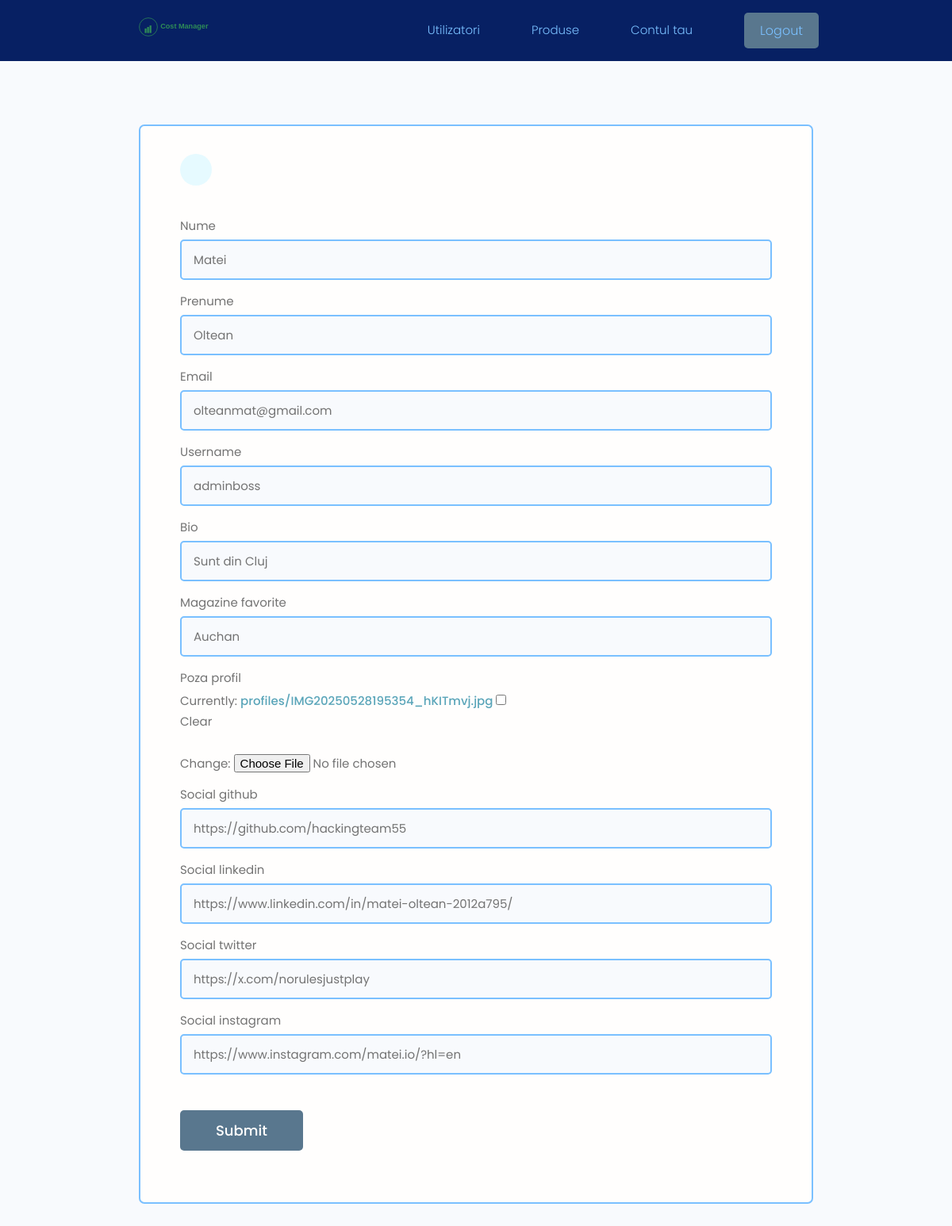
Page /edit-account/ (signed in) on the committed database.
### users/models.py (models this page shows, shortened)
class Profile(models.Model):
    user = models.OneToOneField(User, on_delete=models.CASCADE, null=True, blank=True)
    nume = models.CharField(max_length=200, blank=True, null=True)
    prenume = models.CharField(max_length=200, blank=True, null=True)
    bio = models.CharField(max_length=200, blank=True, null=True)
    email = models.EmailField(max_length=500, blank=True, null=True)
    username = models.CharField(max_length=200, blank=True, null=True)
    magazine_favorite = models.CharField(max_length=200, blank=True, null=True)
    poza_profil = models.ImageField(null=True, blank=True, upload_to='profiles/', default="profiles/user_default.png")
    social_github = models.CharField(max_length=200, blank=True, null=True)
    social_linkedin = models.CharField(max_length=200, blank=True, null=True)
    social_twitter = models.CharField(max_length=200, blank=True, null=True)
    social_instagram = models.CharField(max_length=200, blank=True, null=True)
    created = models.DateTimeField(auto_now_add=True)
    id = models.UUIDField(default=uuid.uuid4, unique=True, primary_key=True, editable=False)

### users/views.py (the view)
# urls.py: path('edit-account/', views.editAccount, name="edit-account"),
@login_required(login_url='login')
def editAccount(request):
    profile = request.user.profile
    form = ProfileForm(instance=profile)
    if request.method == 'POST':
        form = ProfileForm(request.POST, request.FILES, instance=profile)
        if form.is_valid():
            form.save()
            return redirect('account')
    context = {'form': form}
    return render(request, 'users/profile_form.html', context)

### users/forms.py
class ProfileForm(ModelForm):
    class Meta:
        model = Profile
        fields = ['nume', 'prenume', 'email', 'username',
                  'bio', 'magazine_favorite', 'poza_profil',
                  'social_github', 'social_linkedin', 'social_twitter',
                  'social_instagram']
    def __init__(self, *args, **kwargs):
        super(ProfileForm, self).__init__(*args, **kwargs)
        for name, field in self.fields.items():
            field.widget.attrs.update({'class': 'input'})

### users/templates/users/profile_form.html (shortened to what this page needs)
{% extends 'main.html' %}
{% block content %}
<main class="formPage my-xl">
    <div class="content-box">
        <div class="formWrapper">
            <a class="backButton" href="{% url 'account' %}"></a>
            <br>
            <form class="form" method="POST" action="{% url 'edit-account' %}" enctype="multipart/form-data">
                {% for field in form %}
                <div class="form__field">
                    <label for="formInput#text">{{field.label}}</label>
                    {{field}}
                </div>
                {% endfor %}
                <input class="btn btn--sub btn--lg  my-md" type="submit" value="Submit" />
            </form>
        </div>
    </div>
</main>
{% endblock content %}

### static/styles/app.css (style rules this page uses)
:root { --color-sub: #072063; --color-sub-light: #59778e; --color-light: #7ac0ff; }
.btn--sub { background-color: var(--color-sub-light); }
.content-box { width: 95%; max-width: 85rem; margin: 0 auto; }
.backButton { background: var(--color-main-light); color: var(--color-main); width: 4rem; height: 4rem; display: flex; align-items: center; justify-content: center; border-radius: 50%; }
.formPage .formWrapper { list-style: none; background: var(--color-white); padding: 3.5rem 5rem; border: 2px solid var(--color-light); border-radius: 0.7rem; }

### static/uikit/styles/modules/_variables.css (style rules this page uses)
:root { --color-main: #5aa5b9; --color-main-light: #e6faff; --color-sub: #3f4156; --color-sub-light: #51546e; --color-sub-lighter: #ededfd; --color-text: #737373; --color-gray: #8b8b8b; --color-light: #e5e7eb; --color-light-gray: #767676; --color-bg: #f8fafd; --color-white: #fffefd; --color-white-light: #f3f3f3; --color-success: #359e64; --color-success-bg: #def8e8; --color-error: #fc4b0b; --color-error-bg: #fff2ee; --font-base: 'Poppins', arial, helvetica, 'Segoe UI', roboto, ubuntu, sans-serif; --font-monospace: 'Fira Code', 'Courier New', courier, monospace; --font-regular: 300; --font-medium: 500; --font-bold: 700; --generic-shadow: 1px 1px 5px #00000010; --generic-transition: all 0.3s ease-in-out; }

### static/uikit/styles/modules/_base.css (style rules this page uses)
* { margin: 0; padding: 0; box-sizing: border-box; text-rendering: optimizeLegibility; color: inherit; font-size: inherit; }
html { font-size: 50%; }
@media only screen and (min-width: 480px) { html { font-size: 56.25%; } }
@media only screen and (min-width: 1200px) { html { font-size: 62.5%; } }
body { line-height: 1.6; font-weight: 400; font-size: 1.5rem; color: var(--color-text); background-color: var(--color-bg); min-height: 100vh; }

### static/uikit/styles/modules/_typography.css (style rules this page uses)
* { font-family: var(--font-base); }
a { padding-bottom: 2px; text-decoration: none; display: inline-block; color: var(--color-main); font-weight: var(--font-medium); }

### static/uikit/styles/modules/_utilities.css (style rules this page uses)
.my-md { margin: 3rem auto; }
.my-xl { margin: 8rem auto; }

### static/uikit/styles/modules/_button.css (style rules this page uses)
.btn { display: inline-block; position: relative; cursor: pointer; background-color: var(--color-light); font-weight: var(--font-medium); color: var(--color-sub); text-decoration: none; padding: 1rem 2rem; border-radius: 0.5rem; border: none; width: -webkit-fit-content; width: -moz-fit-content; width: fit-content; height: -webkit-fit-content; height: -moz-fit-content; height: fit-content; font-size: 1.6rem; outline-width: 0; outline-color: transparent; -webkit-backface-visibility: hidden; backface-visibility: hidden; transition: all 0.3s ease-in-out; }
.btn--sub { background-color: var(--color-sub); color: var(--color-white); }
.btn--lg { font-size: 1.8rem; padding: 1.2rem 4.5rem; }

### static/uikit/styles/modules/_form.css (style rules this page uses)
.form { display: block; }
.form__field { margin-top: 1.5rem; margin-bottom: 1.5rem; }
.form__label, .form__field > label { display: block; margin-bottom: 0.5rem; color: var(--color-text); }
input.input[type='text'], input.input[type='email'], input.input[type='password'], input.input[type='number'], select.input, textarea.input { min-width: 24rem; width: 100%; padding: 1.2rem 1.5rem; border-radius: 0.5rem; border: 2px solid var(--color-light); transition: all 0.3s ease-in-out; background-color: var(--color-bg); }

### rows in the picture
Profile: form "Matei" "Oltean" "olteanmat@gmail.com" "adminboss" "Sunt din Cluj" "Auchan" "https://github.com/hackingteam55" "https://www.linkedin.com/in/matei-oltean-2012a795/" "https://x.com/norulesjustplay" "https://www.instagram.com/matei.io/?hl=en"

### other values in the picture
{{ field.label }} "Nume" "Prenume" "Email" "Username" "Bio" "Magazine favorite" "Poza profil" "Social github" "Social linkedin" "Social twitter" "Social instagram"
